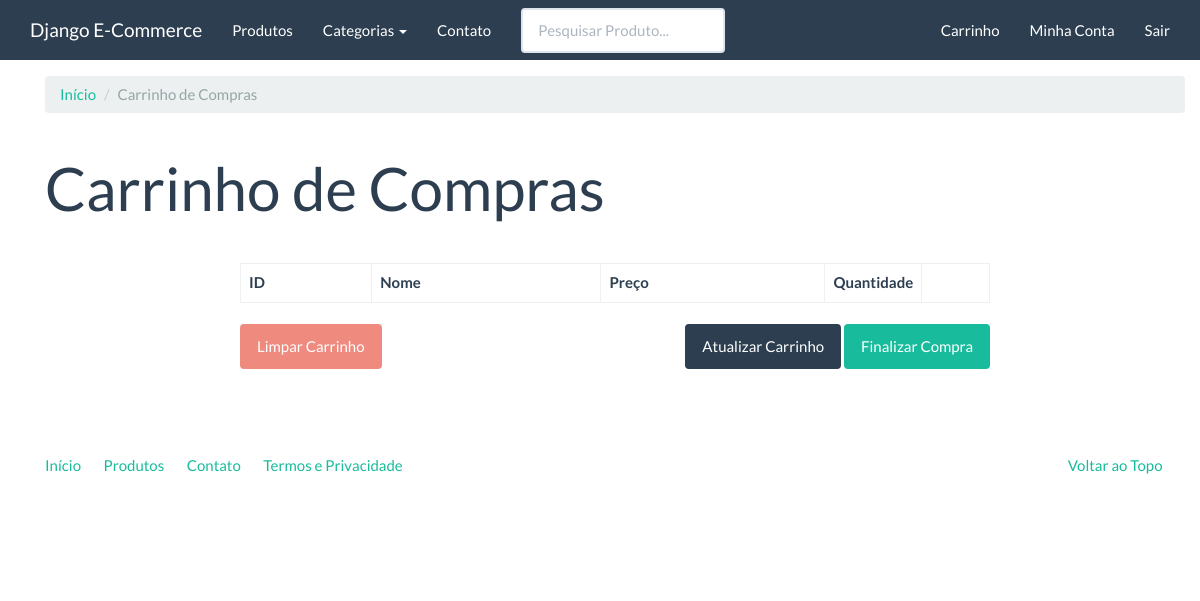
Before: /compras/carrinho/ (signed in) with the older database file.
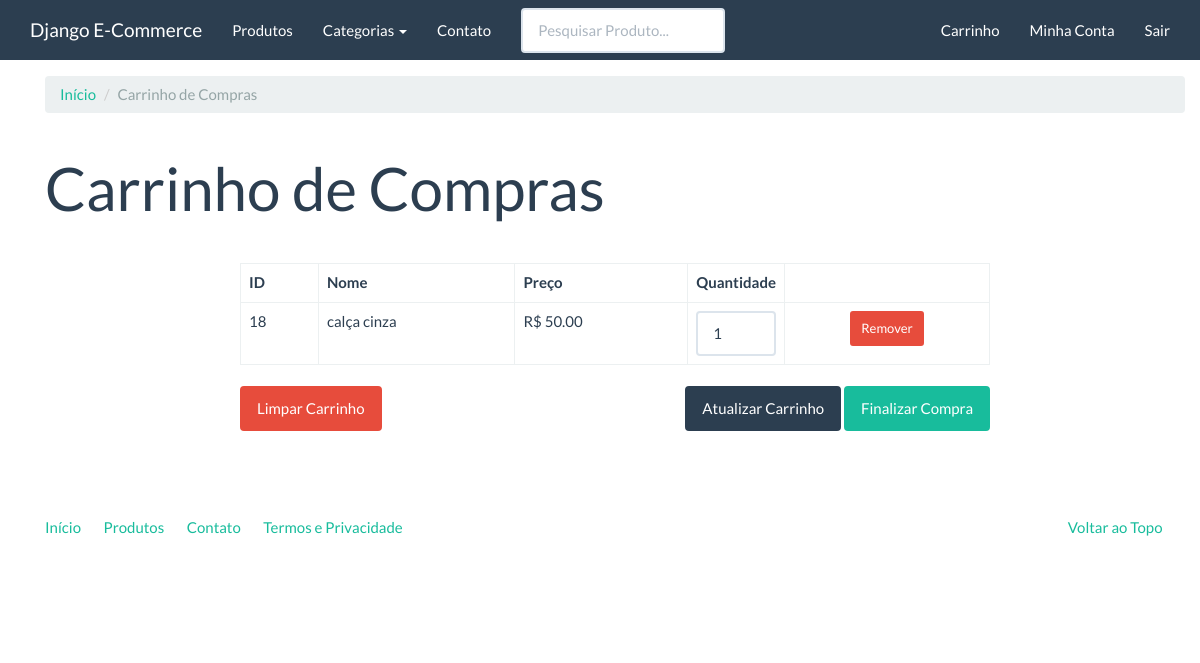
After: the same page with the newer database file.
### checkout/models.py (models this page shows, shortened)
class CartItem(models.Model):
    cart_key = models.CharField('Chave do Carrinho', max_length=40, db_index=True)
    product = models.ForeignKey('catalog.Product', verbose_name='Produto', on_delete=models.CASCADE)
    quantity = models.PositiveIntegerField('Quantidade', default=1)
    price = models.DecimalField('Preço', decimal_places=2, max_digits=8)
    owner = models.ForeignKey(settings.AUTH_USER_MODEL, verbose_name='Usuário', on_delete=models.CASCADE, null=True)
    objects = CartItemManager()
    class Meta:
        verbose_name = 'Item do Carrinho'
        verbose_name_plural = 'Itens dos Carrinhos'
        unique_together = (('cart_key', 'product'),)

### catalog/models.py (models this page shows, shortened)
class Product(models.Model):
    id = models.AutoField('Código', primary_key=True)
    name = models.CharField("Nome", max_length=100, blank=False, null=False, unique=True, help_text="Obrigatório. Nome do Produto, de maior destaque na página.")
    slug = models.SlugField('Identificador', max_length=100, help_text="Não alterar esse campo.")
    category = models.ForeignKey('catalog.Category', related_name='category', verbose_name="Categoria", on_delete=models.CASCADE, null=True, blank=False, help_text="Determine uma categoria para o produto.")
    subcategory = models.ForeignKey('catalog.Subcategory', verbose_name="Subcategoria", on_delete=models.CASCADE, null=True, blank=False, help_text="Determine uma subcategoria para o produto.")
    description = models.TextField('Descrição', blank=False, null=False, max_length=85, help_text="Obrigatório. Uma descrição breve do Produto. Max. 85 caracteres.")
    description_big = models.TextField('Descrição Detalhada', blank=True, null=True, max_length=800, help_text="Opcional. Uma descrição longa do Produto. Max. 800 caracteres.")
    price = models.DecimalField("Preço", decimal_places=2, max_digits=8, help_text="Obrigatório. Determine um preço para o Produto.")
    created = models.DateTimeField('Criado em', auto_now_add=True)
    modified = models.DateTimeField('Modificado em', auto_now=True)
    start_date = models.DateTimeField('Data de Exibição', null=True, blank=True, help_text="Opcional, defina uma data futura, para que o Produto seja exibido somente a partir dela.")
    end_date = models.DateTimeField('Data de Expiração', null=True, blank=True, help_text="Opcional, defina uma data futura, para que o Produto deixe de ser exibido a partir dela.")
    author = models.ForeignKey(settings.AUTH_USER_MODEL, verbose_name="Criado por",related_name="criado_por", on_delete=models.CASCADE,)
    is_active = models.BooleanField("Ativo", default=True, help_text="Determina se esse Produto deve ser tratado como ativo. Desmarque isso em vez de excluir produtos.")
    spotlight = models.BooleanField("Destaque", default=False, help_text="Determina se esse Produto deve ser tratado como Destaque. Geralmente produtos em destaque possuem promoções.")
    class Meta:
        verbose_name = 'Produto'
        verbose_name_plural = "Produtos"
        ordering = ['name']
    def __str__(self):
        return self.name

### checkout/views.py (the view, shortened to what this page needs)
class CartItemView(TemplateView):
    template_name = 'checkout/cart.html'
    def get_formset(self, clear=False):
        CartItemFormSet = modelformset_factory(CartItem, fields=('quantity',), can_delete=True, extra=0)
        session_key = self.request.session.session_key
        if session_key:
            if clear:
                formset = CartItemFormSet(queryset=CartItem.objects.filter(cart_key=session_key))
            else:
                formset = CartItemFormSet(queryset=CartItem.objects.filter(cart_key=session_key), data=self.request.POST or None)
        else:
            formset = CartItemFormSet(queryset=CartItem.objects.none())
        return formset
    def get_context_data(self, **kwargs):
        context = super(CartItemView, self).get_context_data(**kwargs)
        context['formset'] = self.get_formset()
        return context

### catalog/context_processors.py (called while the page is built)
def categories(request):
    return {
        'categories': Category.objects.all()
    }

### catalog/models.py (called while the page is built)
    def __str__(self):
        return f'{self.name}'

    def get_absolute_url(self):
        return reverse('catalog:category', kwargs={'slug': self.slug})

### checkout/templates/checkout/cart.html (shortened to what this page needs)
{% extends 'base.html' %}
{% load widget_tweaks %}
{% block container %}
<div class="container margin-top">
  <ol class="breadcrumb">
    <li><a href="{% url 'index' %}">Início</a></li>
    <li class="active">Carrinho de Compras</li>
  </ol>
<div class="page-header">
<h1>Carrinho de Compras</h1>
</div>
<div class="row">
    <div class="col-md-8 col-md-offset-2">
        <form class="" action="" method=post>
            <table class="table table-bordered">
                <thead>
                    <th>
                        ID
                    </th>
                    <th>
                        Nome
                    </th>
                    <th>
                        Preço
                    </th>
                    <th style="width: 10%;">
                        Quantidade
                    </th>
                    <th>
                    </th>
                </thead>
                <tbody>
                  {% for form in formset %}
                    <tr>
                      <td>
                          {{ form.instance.product.pk }}
                      </td>
                      <td>
                          {{ form.instance.product }}
                      </td>
                      <td>
                          R$ {{ form.instance.product.price | floatformat:'2' }}
                      </td>
                      <td>
                        {% render_field form.quantity class='form-control' %}
                      </td>
                      <td class="text-center">
                        <button value='on' class='btn btn-danger btn-sm' type="submit" name='{{ form.DELETE.html_name }}'>Remover</button>
                      </td>
                    </tr>
                  {% endfor %}
                </tbody>
            </table>
            <p class="text-right">
                {% if formset|length == 0 %}
                <a class="pull-left btn btn-danger" disabled>Limpar Carrinho</a>
                {% else %}
                <a href="{% url 'checkout:clear_cart_items' %}" class="pull-left btn btn-danger">Limpar Carrinho</a>
                {% endif %}
                <button type="submit" class="btn btn-primary" name="button">Atualizar Carrinho</button></li>
                <a href="{% url 'checkout:checkout_order' %}" class="btn btn-success">Finalizar Compra</a>
            </p>
        </form>
    </div>
</div>
{% endblock %}

Changed rows visible on the page:
added CartItem: instance.product.pk "18", instance.product "calça cinza", instance.product.price "50.00"
Other visible differences:
new list line: "R$ 1 Remover"
